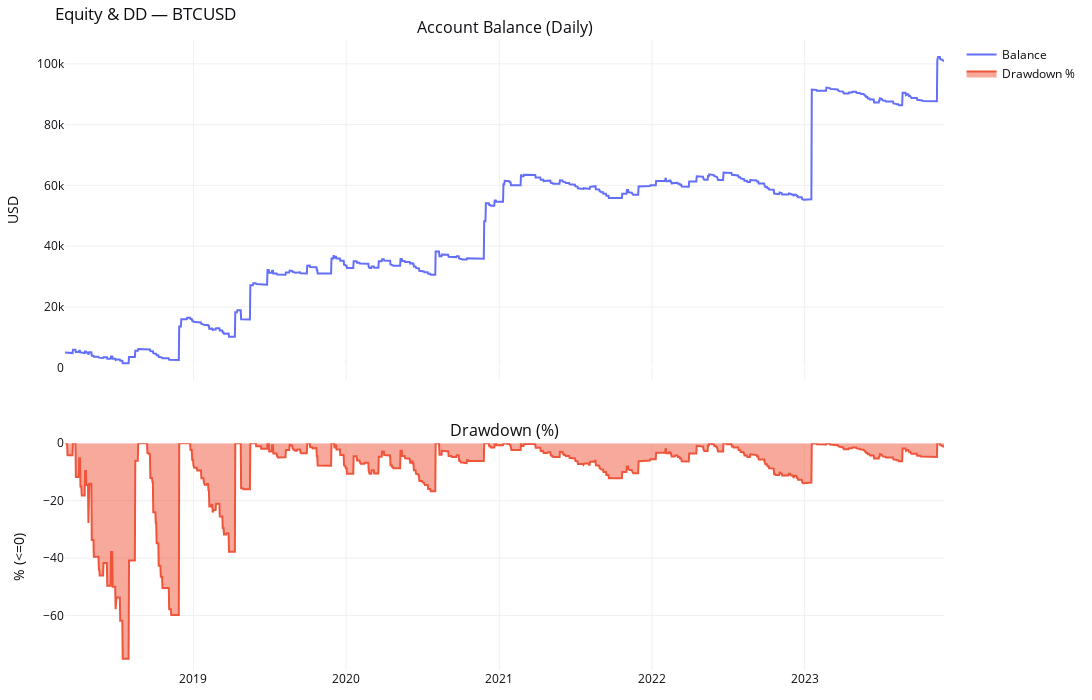
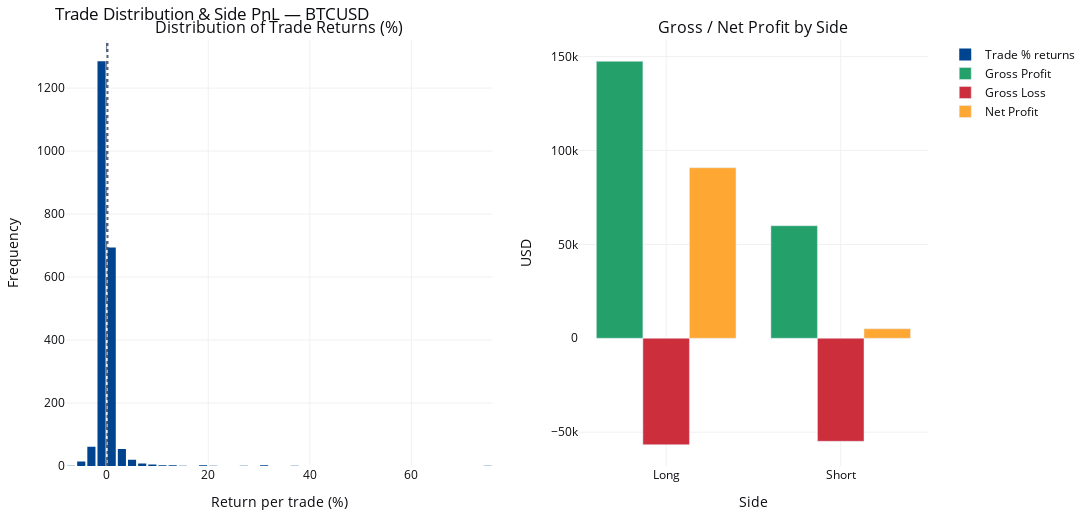

Here is the notebook cell these charts were saved with, in order:
### Markdown cell above
**Backtest setup:**
- **Pair:** BTCUSD  
- **Periods:**  
  - In-sample: 2018-03-01 → 2023-12-31  
  - Out-of-sample: 2024-01-01 → 2025-11-10 (to evaluate the performance of optimized parameters)

**Strategy concept:**  
The Donchian Breakout strategy identifies breakouts from a defined price range.

- **Buy signal:**  
  Triggered when the closing price breaks **above** the Donchian high.  
  Stop loss is placed at the Donchian low.

- **Sell signal:**  
  Triggered when the closing price breaks **below** the Donchian low.  
  Stop loss is placed at the Donchian high.

Positions are maintained until an **opposite signal** occurs, at which point all the current trades are closed and a new one is opened in the reverse direction.

**Backtest result:**
- The strategy is profitable, but its return distribution is **right-skewed** - most trades result in **small losses (around –1%)**, while a few large winning trades drive overall profitability by capturing strong upward or downward trends.  
- Consequently, during sideways markets, the strategy tends to generate frequent false signals, which can lead to **significant drawdowns over a short period** if too many trades are triggered.

***Therefore, to reduce the drawdown, I modify the strategy in Version 2 to allow only one open position at a time.***

### Code cell
res_v1 = run_backtest_for_symbol_v1(
    pair=PAIR,
    timeframe=TIMEFRAME,
    start_date=START_DATE,
    end_date=END_DATE,
    initial_capital=INITIAL_CAPITAL,
    risk_per_trade=RISK_PER_TRADE,
    risk_mode=RISK_MODE,
    commission_per_lot=COMMISSION_PER_LOT,
    lookback=DONCHIAN_LOOKBACK,
)

print(f"\n=== {PAIR} ===")
display(res_v1["report_df"].T)

fig_equity = plot_equity_and_dd(res_v1["balance_daily"], res_v1["dd_pct"])
fig_equity.update_layout(title_text=f"Equity & DD — {PAIR}")
fig_equity.show()

fig_trade = plot_trade_distribution_and_side_pnl(res_v1["trades"])
fig_trade.update_layout(title_text=f"Trade Distribution & Side PnL — {PAIR}")
fig_trade.show()

### Figure 1 — Plotly figure (JSON) as saved in the notebook; plotly's stock layout.template omitted (floating-point values rounded to 4 significant figures; data arrays with more than 128 entries replaced by an {"elided": "..."} marker saying what was removed)
{"data": [{"mode": "lines", "name": "Balance", "type": "scatter", "x": {"elided": "2102 str values"}, "xaxis": "x", "y": {"elided": "2102 float values"}, "yaxis": "y"}, {"fill": "tozeroy", "mode": "lines", "name": "Drawdown %", "type": "scatter", "x": {"elided": "2102 str values"}, "xaxis": "x2", "y": {"elided": "2102 float values"}, "yaxis": "y2"}], "layout": {"annotations": [{"font": {"size": 16}, "showarrow": false, "text": "Account Balance (Daily)", "x": 0.5, "xanchor": "center", "xref": "paper", "y": 1, "yanchor": "bottom", "yref": "paper"}, {"font": {"size": 16}, "showarrow": false, "text": "Drawdown (%)", "x": 0.5, "xanchor": "center", "xref": "paper", "y": 0.36, "yanchor": "bottom", "yref": "paper"}], "font": {"color": "#0c0d11", "size": 12}, "height": 700, "margin": {"b": 30, "l": 40, "r": 30, "t": 40}, "paper_bgcolor": "#ffffff", "plot_bgcolor": "#ffffff", "showlegend": true, "title": {"text": "Equity & DD — BTCUSD"}, "width": 1300, "xaxis": {"anchor": "y", "domain": [0, 1], "gridcolor": "#f0f0f0", "matches": "x2", "showticklabels": false}, "xaxis2": {"anchor": "y2", "domain": [0, 1], "gridcolor": "#f0f0f0"}, "yaxis": {"anchor": "x", "domain": [0.46, 1], "gridcolor": "#f0f0f0", "title": {"text": "USD"}}, "yaxis2": {"anchor": "x2", "domain": [0, 0.36], "gridcolor": "#f0f0f0", "title": {"text": "% (<=0)"}}}}

### Figure 2 — Plotly figure (JSON) as saved in the notebook; plotly's stock layout.template omitted (floating-point values rounded to 4 significant figures; data arrays with more than 128 entries replaced by an {"elided": "..."} marker saying what was removed)
{"data": [{"hovertemplate": "Return: %{x:.2f}%<br>Count: %{y}<extra></extra>", "marker": {"color": "#00438F"}, "name": "Trade % returns", "nbinsx": 50, "type": "histogram", "x": {"elided": "2155 float values"}, "xaxis": "x", "yaxis": "y"}, {"hovertemplate": "%{x}<br>$%{y:.2f}<extra></extra>", "marker": {"color": "#24A06B"}, "name": "Gross Profit", "type": "bar", "x": ["Long", "Short"], "xaxis": "x2", "y": [147500.0, 59940.0], "yaxis": "y2"}, {"hovertemplate": "%{x}<br>$%{y:.2f}<extra></extra>", "marker": {"color": "#CC2E3C"}, "name": "Gross Loss", "type": "bar", "x": ["Long", "Short"], "xaxis": "x2", "y": [-56680.0, -54870.0], "yaxis": "y2"}, {"hovertemplate": "%{x}<br>$%{y:.2f}<extra></extra>", "marker": {"color": "#FFA733"}, "name": "Net Profit", "type": "bar", "x": ["Long", "Short"], "xaxis": "x2", "y": [90830.0, 5070.0], "yaxis": "y2"}], "layout": {"annotations": [{"font": {"size": 16}, "showarrow": false, "text": "Distribution of Trade Returns (%)", "x": 0.2475, "xanchor": "center", "xref": "paper", "y": 1, "yanchor": "bottom", "yref": "paper"}, {"font": {"size": 16}, "showarrow": false, "text": "Gross / Net Profit by Side", "x": 0.7975, "xanchor": "center", "xref": "paper", "y": 1, "yanchor": "bottom", "yref": "paper"}], "barmode": "group", "font": {"color": "#0c0d11", "size": 12}, "height": 520, "margin": {"b": 30, "l": 40, "r": 30, "t": 40}, "paper_bgcolor": "#ffffff", "plot_bgcolor": "#ffffff", "shapes": [{"line": {"dash": "dash", "width": 1}, "opacity": 0.7, "type": "line", "x0": 0, "x1": 0, "xref": "x", "y0": 0, "y1": 1, "yref": "y domain"}, {"line": {"dash": "dot", "width": 2}, "opacity": 0.8, "type": "line", "x0": 0.1673, "x1": 0.1673, "xref": "x", "y0": 0, "y1": 1, "yref": "y domain"}], "showlegend": true, "title": {"text": "Trade Distribution & Side PnL — BTCUSD"}, "width": 1300, "xaxis": {"anchor": "y", "domain": [0, 0.495], "gridcolor": "#f0f0f0", "title": {"text": "Return per trade (%)"}}, "xaxis2": {"anchor": "y2", "domain": [0.595, 1], "gridcolor": "#f0f0f0", "title": {"text": "Side"}}, "yaxis": {"anchor": "x", "domain": [0, 1], "gridcolor": "#f0f0f0", "title": {"text": "Frequency"}}, "yaxis2": {"anchor": "x2", "domain": [0, 1], "gridcolor": "#f0f0f0", "title": {"text": "USD"}}}}
